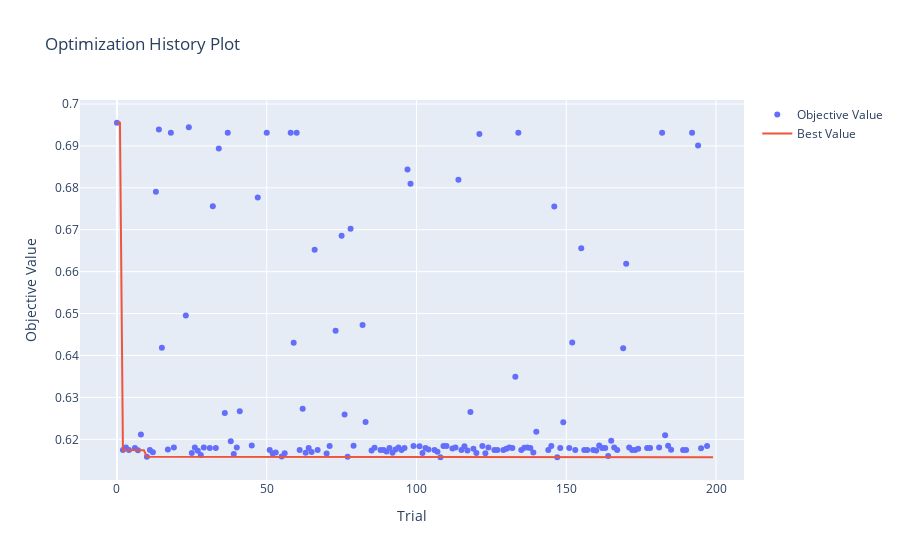

Notebook source saved alongside this figure:
### Code cell
optuna.visualization.plot_optimization_history(study_best_features)

### Figure 1 — Plotly figure (JSON) as saved in the notebook; plotly's stock layout.template omitted (floating-point values rounded to 4 significant figures; data arrays with more than 128 entries replaced by an {"elided": "..."} marker saying what was removed)
{"data": [{"mode": "markers", "name": "Objective Value", "type": "scatter", "x": {"elided": "151 int values"}, "y": {"elided": "151 float values"}}, {"mode": "lines", "name": "Best Value", "type": "scatter", "x": {"elided": "200 int values"}, "y": {"elided": "200 float values"}}, {"marker": {"color": "#cccccc"}, "mode": "markers", "name": "Infeasible Trial", "showlegend": false, "type": "scatter", "x": [], "y": []}], "layout": {"title": {"text": "Optimization History Plot"}, "xaxis": {"title": {"text": "Trial"}}, "yaxis": {"title": {"text": "Objective Value"}}}}
